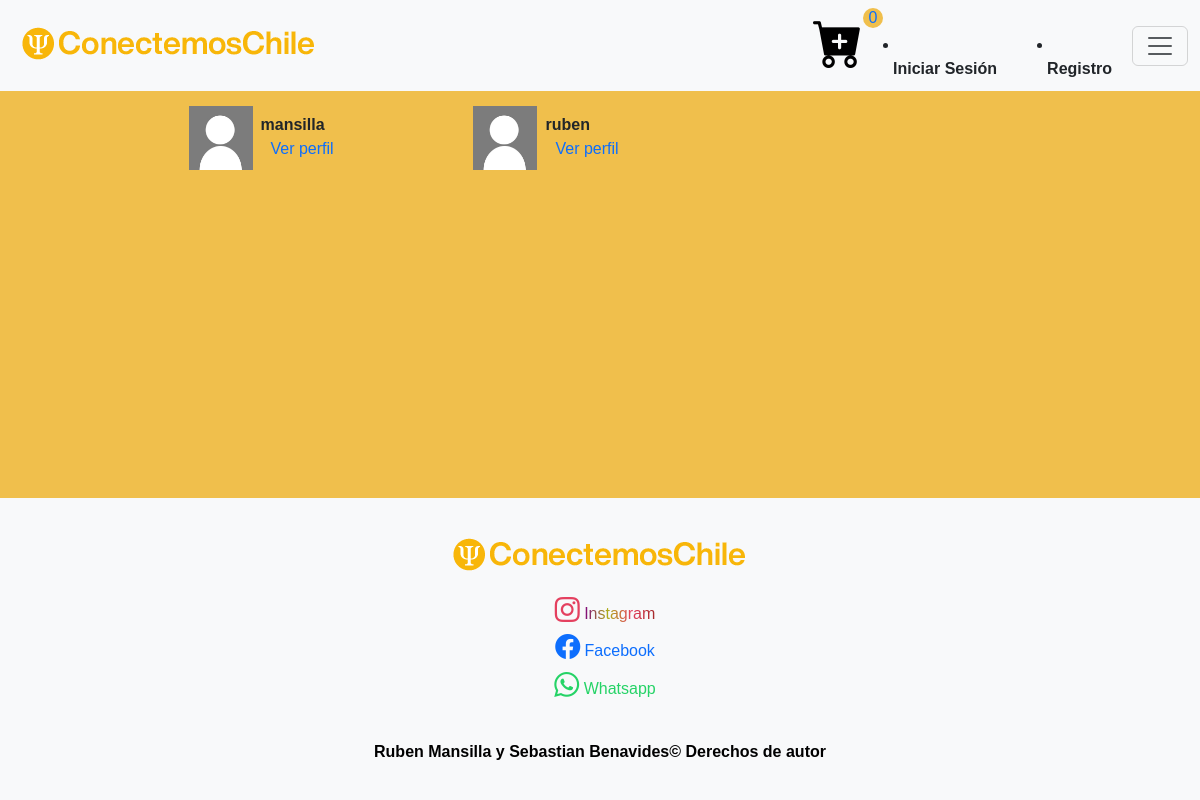
Before: /profiles/ with the older database file.
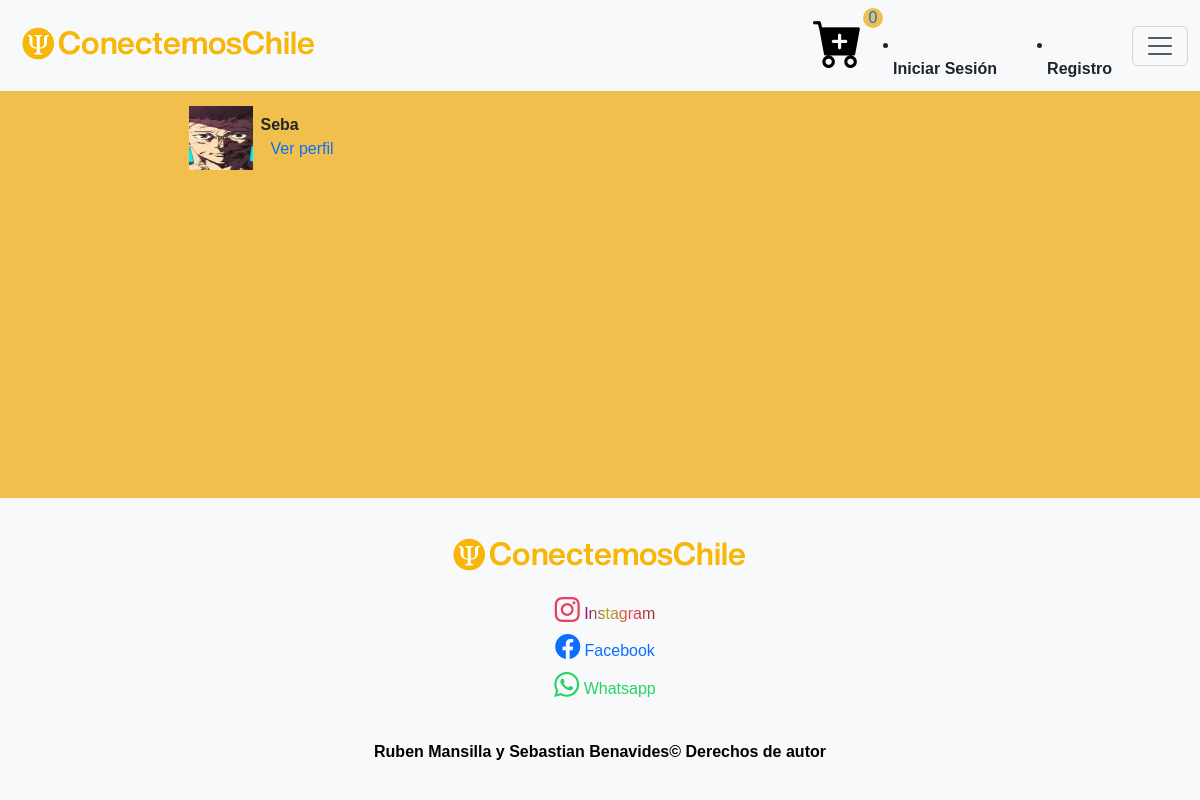
After: the same page with the newer database file.
### registration/models.py (models this page shows)
class Profile(models.Model):
    user = models.OneToOneField(User, on_delete=models.CASCADE)
    avatar = models.ImageField(upload_to=custom_upload_to, null=True, blank=True)
    bio = models.TextField(null=True)
    class Meta:
        ordering = ['user__username']

### profiles/views.py (the view)
# urls.py: path('', ProfileListView.as_view(), name='list'),
class ProfileListView(ListView):
    model = Profile
    template_name = 'profiles/profile_list.html'
    paginate_by = 6

### profiles/templates/profiles/profile_list.html (shortened to what this page needs)
{% extends 'core/base.html' %}
{% load static %}
{% block content %}
<link rel="stylesheet" href="{% static 'core/css/perfiles.css' %}">
<main role="main">
  <div id="perfiles" class="container mt-5">
    <div class="row mt-3">
      <div class="col-md-9 mx-auto mb-5">
        <h2>Perfiles</h2>
        <div class="row">
          {% for profile in profile_list %}
            <div class="col-md-4 mt-2 mb-3 ">
              <div class="row p-1">
                <div class="col-md-12">
                  {% if profile.avatar %}
                    <img src="{{profile.avatar.url}}" class="img-fluid profile-avatar">
                  {% else %}
                    <img src="{% static 'registration/img/no-avatar.jpg' %}" class="img-fluid profile-avatar">
                  {% endif %}
                  <p class="profile-data">
                    <b>{{profile.user|truncatechars:"16"}}</b><br>
                    <a href="{% url 'profiles:detail' profile.user %}">Ver perfil</a>
                  </p>
                </div>
              </div>
            </div>
          {% endfor %}
        </div>
      </div>
    </div>
  </div>
</main>
{% endblock %}

### core/templates/core/base.html (shortened to what this page needs)
<!DOCTYPE html>
<html lang="es">
<head>
    {% load static %}
    <link href="https://cdn.jsdelivr.net/npm/bootstrap@5.3.3/dist/css/bootstrap.min.css" rel="stylesheet">
    <link href="https://getbootstrap.com/docs/5.3/assets/css/docs.css" rel="stylesheet">
    <link rel="stylesheet" href="https://cdn.jsdelivr.net/npm/bootstrap-icons@1.11.3/font/bootstrap-icons.min.css">
    <link rel="stylesheet" href="{% static 'core/css/estilo-inicio-login.css' %}">
    <link rel="stylesheet" href="{% static 'core/css/estilo-footer.css' %}">
    <link rel="stylesheet" href="{% static 'core/css/estilo-body.css' %}">
    <link rel="stylesheet" href="{% static 'core/css/estilo-carrito-compra.css' %}">
</head>
<body>
    <nav class="navbar bg-body-tertiary fixed-top">
        <div class="container-fluid">
            <a class="navbar-brand" href="{% url 'index' %}"><img src="{% static 'core/Imagen/conectemoschilelogo.png' %}" alt="Logo Empresa" width="294" height="38"></a>
            <div class="ms-auto d-flex ali-items-center">
                <a href="{% url 'carrito' %}">
                    <i id="logo-carrito-compra" class="bi bi-cart-plus-fill"></i>
                    <span id="cantidad-productos">0</span>
                </a>
                {% if not request.user.is_authenticated %}
                    <li id="iniciar-sesion" class="nav-item">
                        <a class="nav-link" href="{% url 'login' %}">Iniciar Sesión</a>
                    </li>
                    <li id="iniciar-sesion" class="nav-item">
                        <a class="nav-link" href="{% url 'signup' %}">Registro</a>
                    </li>
                {% endif %}
            </div>
            <button class="navbar-toggler" type="button" data-bs-toggle="offcanvas" data-bs-target="#offcanvasNavbar"
                aria-controls="offcanvasNavbar" aria-label="Toggle navigation">
                <span class="navbar-toggler-icon"></span>
            </button>
        </div>
    </nav>
    {% block content %}{% endblock %}
    <footer class="footer bg-body-tertiary">
        <div class="container">
            <div class="row text-center">
                <div class="col-md-12">
                    <img id="logo-empresa-footer" src="{% static 'core/Imagen/conectemoschilelogo.png' %}" alt="Logo Empresa" width="294" height="38">
                </div>
                <div class="col-md-12 mt-3">
                    <a href="#">
                        <i id="logo-instagram" class="bi bi-instagram"></i>
                        <span id="nombre-red-social-instragam">Instagram</span>
                    </a>
                    <br>
                    <a href="#">
                        <i id="logo-facebook" class="bi bi-facebook"></i>
                        <span>Facebook</span>
                    </a>
                    <br>
                    <a href="#">
                        <i id="logo-whatsapp" class="bi bi-whatsapp"></i>
                        <span id="nombre-red-social-whatsapp">Whatsapp</span>
                    </a>
                </div>
                <div class="col-md-12 mt-3">
                    <p id="copyright-footer">
                        Ruben Mansilla y Sebastian Benavides&copy; Derechos de autor
                    </p>
                </div>
            </div>
        </div>
    </footer>
</body>
</html>

### core/static/core/css/estilo-inicio-login.css (style rules this page uses)
#iniciar-sesion { padding-top: 25px; padding-right: 20px; font-weight: bold; padding-left: 20px; }
h5,a { text-decoration: none; display: inline; margin-left: 10px; }

### core/static/core/css/estilo-footer.css (style rules this page uses)
#logo-instagram, #logo-facebook, #logo-whatsapp { font-size: 25px; margin-bottom: 10px; }
#logo-instagram { color: #E4405F; }
#nombre-red-social-instragam { background: linear-gradient(to right, purple, rgb(172, 172, 24), #E4405F, brown); -webkit-background-clip: text; background-clip: text; -webkit-text-fill-color: transparent; color: transparent; }
#logo-whatsapp, span#nombre-red-social-whatsapp { color: #25D366; }
body { display: flex; flex-direction: column; min-height: 100vh; }
main { flex: 1; }
footer.footer { flex-shrink: 0; }
#logo-empresa-footer { text-align: center; margin-top: 20px; }
#copyright-footer { color: black; font-weight: bold; text-align: center; margin-top: 20px; }

### core/static/core/css/estilo-body.css (style rules this page uses)
body { font-family: Arial, sans-serif; margin: 0; padding: 0; background-color: #f0bf4c; position: relative; }

### core/static/core/css/estilo-carrito-compra.css (style rules this page uses)
#logo-carrito-compra { color: black; font-size: 50px; padding-right: 0px; }
#cantidad-productos { background-color: #f0bf4c; border-radius: 100%; display: inline-block; width: 20px; line-height: 20px; aspect-ratio: 1; text-align: center; position: absolute; }
footer { margin-top: auto; text-align: center; padding: 20px; background-color: #f2f2f2; width: 100%; }

### core/static/core/css/perfiles.css (style rules this page uses)
.profile-avatar { float: left; width: 4rem; height: 4rem; }
.profile-data { padding-left: 4.5rem; padding-top: .4rem; }

Changed rows visible on the page:
removed Profile: user "mansilla"
removed Profile: user "ruben"
added Profile: avatar (picture), user "Seba"
